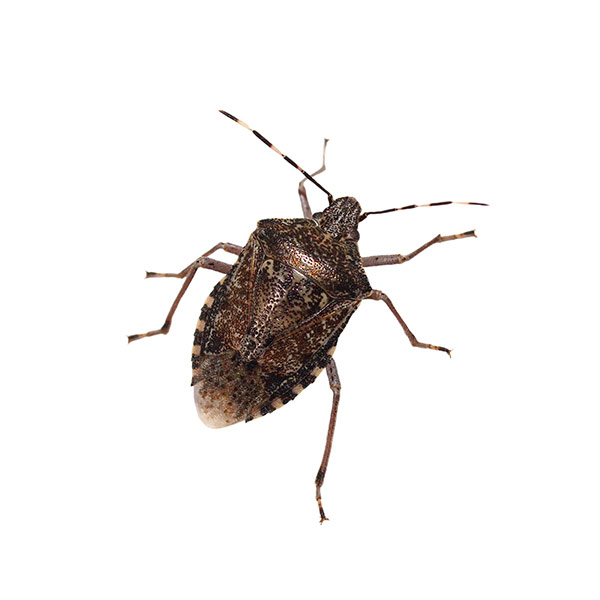
#> input picture exercises/stinkbug4.JPG, 600 x 600 px, found by its file name
$ python ex37_stinkbug.py
#> lines starting #> are read from the running program, lines starting #| are printed output that depends on the picture
# exercise 3.7 - stinkbug

# import necessary modules
import numpy as np
import matplotlib.pyplot as plt
import matplotlib.image as mpimg
from skimage.transform import rescale

# read image file and display it
img = mpimg.imread('linear-algebra/exercises/stinkbug4.JPG')
#> img is the input picture: shape (600, 600, 3); mean R, G, B 240.7, 238.6, 237.7
plt.imshow(img)

# scale down the image by a factor of 0.2
img = rescale(img, .2)
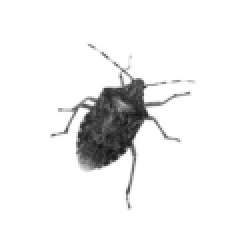
#> img: shape (120, 120, 1) float64 (shown 2 times larger); min 0.0848, max 1, mean 0.937

# delete rows and columns from the image
img = np.delete(img,np.arange(20), axis=0)
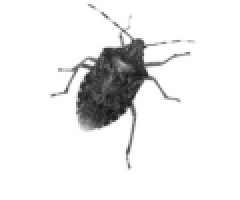
#> img: shape (100, 120, 1) float64 (shown 2 times larger); min 0.0848, max 1, mean 0.924
img = np.delete(img,np.arange(80,100), axis=0)
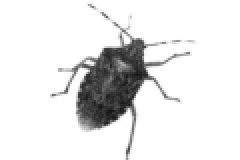
#> img: shape (80, 120, 1) float64 (shown 2 times larger); min 0.0848, max 1, mean 0.905
img = np.delete(img,np.arange(20), axis=1)
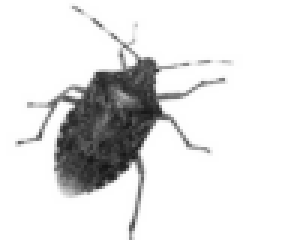
#> img: shape (80, 100, 1) float64 (shown 3 times larger); min 0.0848, max 1, mean 0.887
img = np.delete(img,np.arange(80,100), axis=1)
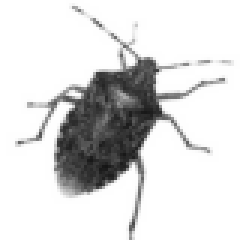
#> img: shape (80, 80, 1) float64 (shown 3 times larger); min 0.0848, max 1, mean 0.858

# create an array of zeros with the same shape as the image
col =np.zeros(img.shape[0]*img.shape[1])
#> col = 6400 values from 0 to 0

# flatten the image and set elements to 0.99 times their value
k = 0
for i in np.arange(img.shape[0]):
    for j in np.arange(img.shape[1]):
        col[k] = np.round(.99*img[i,j,:],0)
        k = k+1
#> after the loop, col = 6400 values, max 1 at index 0, min 0 at index 266, mean 0.832; k = 6400

# create an array with the indices of the image
image = np.array([np.repeat(np.arange(img.shape[0]),img.shape[1]), np.tile(np.arange(img.shape[1]),img.shape[0])]).T

# subtract 40 from the indices
image[:,0] = image[:,0] - 40
image[:,1] = image[:,1] - 40

# select indices where the value of col is 0
image = image[col==0,:]
#> image = 1074 pairs, first value -37 to 36, second value -34 to 34
print(np.shape(image))
#| (1074, 2)

# transpose the image
# image = np.transpose(image)

# print(np.shape(image))

# The matrix A is a reflection matrix about the origin. It will reflect the image about the origin,
# resulting in a mirror image of the original.
A = np.array([[0,1],[1,0]])

# The matrix B is a scaling matrix.
# It will stretch the image in the x-direction by a factor of 2,
# while leaving the y-direction unchanged.
B = np.array([[2,0],[0,1]])

# The matrix C is also a reflection matrix,
# but this time about the y-axis. It will reflect the image about the y-axis,
# resulting in a mirror image of the original.
C = np.array([[0,-1],[-1,0]])


image_A = np.dot(image, A)
#> image_A = 1074 pairs, first value -34 to 34, second value -37 to 36
image_B = np.dot(image, B)
#> image_B = 1074 pairs, first value -74 to 72, second value -34 to 34
image_C = np.dot(image, C)
#> image_C = 1074 pairs, first value -34 to 34, second value -36 to 37

# [19 lines of commented-out code are left out]
fig, ax = plt.subplots(2, 2)

# plot the first image in the first subplot
ax[0, 0].plot(image[:,0], image[:,1], "o", color="black")
ax[0, 0].set_title("Image 1")
ax[0, 0].set_xlim(-40, 40)
ax[0, 0].set_ylim(-40, 40)

# plot the second image in the second subplot
ax[0, 1].plot(image_A[:,0], image_A[:,1], "o", color="red")
ax[0, 1].set_title("Transform with Matrix A")
ax[0, 1].set_xlim(-40, 40)
ax[0, 1].set_ylim(-40, 40)

# plot the second image in the second subplot
ax[1, 0].plot(image_B[:,0], image_B[:,1], "o", color="blue")
ax[1, 0].set_title("Transform with Matrix B")
ax[1, 0].set_xlim(-40, 40)
ax[1, 0].set_ylim(-40, 40)

# plot the second image in the second subplot
ax[1, 1].plot(image_C[:,0], image_C[:,1], "o", color="green")
ax[1, 1].set_title("Transform with Matrix C")
ax[1, 1].set_xlim(-40, 40)
ax[1, 1].set_ylim(-40, 40)

# save the figure
plt.savefig("bug01.eps", bbox_inches="tight")
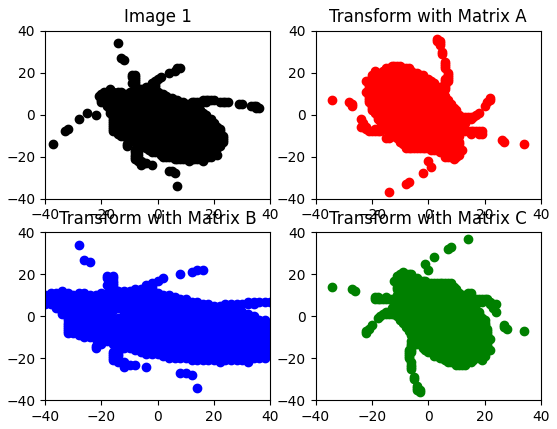
#> figure drawn by matplotlib, 4 panels

# display the plot
plt.show()
